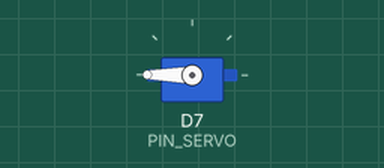
Recording of a sketch running on a simulated ESP8266 (NodeMCU). Parts: servo. WiFi joins after 1.5 s; servers stay silent unless stated; network time is answered at once with the bench clock; the local clock reads 2024-03-15 10:24:30 at power-on unless the sketch sets it; what the sketch prints to the serial monitor is not drawn.

Above: at 2.85 s.
At 15.1 s:
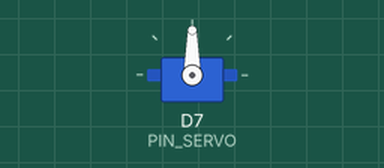
Timing chart, 0 to 18.8 s (numbered marks = the images above):
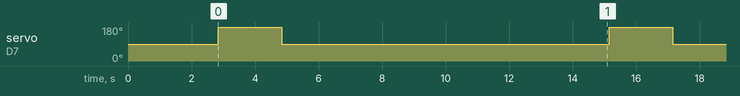

The sketch:

servo_sleep_test.ino
```cpp
#include <ESP8266WiFi.h>
#include <WiFiUdp.h>
#include <NTPClient.h>
#include <Servo.h>
#include <Wire.h>
#include <RTClib.h>

// --- WiFi Settings ---
const char* WIFI_SSID = "Rana Family";
const char* WIFI_PASS = "jc766371p";

// --- NTP Settings ---
#define IST_OFFSET 19800 // UTC+5:30
WiFiUDP ntpUDP;
NTPClient ntp(ntpUDP, "pool.ntp.org", IST_OFFSET, 60000);

// --- Servo Settings ---
#define PIN_SERVO D7   // NodeMCU D4 (GPIO2)
#define SERVO_STOP 90  // 90 stops a 360 continuous rotation servo
#define SERVO_SPIN 180 // 180 spins forward (0 spins backward)
// --- RTC ---
RTC_DS1307 rtc;

Servo myServo;

void setup() {
  Serial.begin(115200);
  delay(1000);
  Serial.println("\n\n=== 360 Servo Low Power Test ===");

  // 0. Initialize I2C and RTC
  Wire.begin();
  if (!rtc.begin()) {
    Serial.println("❌ DS1307 (HW-111) NOT FOUND! Check connections (SDA=D2, SCL=D1).");
    while (1) yield();
  }
  Serial.println("✅ DS1307 (HW-111) RTC found.");

  // 1. Initial Servo Stop (ensure it doesn't spin on boot)
  myServo.attach(PIN_SERVO);
  myServo.write(SERVO_STOP);
  delay(300);
  myServo.detach(); // Detach to save power and stop PWM jitter

  // 2. Connect to WiFi
  Serial.printf("📶 Connecting to WiFi: %s ", WIFI_SSID);
  WiFi.mode(WIFI_STA);
  WiFi.begin(WIFI_SSID, WIFI_PASS);

  int attempts = 0;
  while (WiFi.status() != WL_CONNECTED && attempts < 20) {
    delay(500);
    Serial.print(".");
    attempts++;
  }

  // 3. Sync time if connected
  if (WiFi.status() == WL_CONNECTED) {
    Serial.println("\n✅ WiFi connected!");
    Serial.println("🌐 Syncing time from NTP server...");

    ntp.begin();
    if (ntp.forceUpdate()) {
      DateTime t(ntp.getEpochTime());
      rtc.adjust(t);
      Serial.println("✅ Time successfully synced from NTP to RTC!");
    } else {
      Serial.println("⚠️ NTP sync failed.");
    }
    ntp.end();
  }

  // 4. Disconnect WiFi to save power (Modem Sleep equivalent)
  Serial.println("💤 Turning off WiFi to save power...");
  WiFi.disconnect(true);
  WiFi.mode(WIFI_OFF);

  Serial.println("\n▶️ Starting Servo Loop...\n");
}

void loop() {
  DateTime now = rtc.now();
  Serial.printf("\n⏱️ Current RTC Time: %04d-%02d-%02d %02d:%02d:%02d\n",
                now.year(), now.month(), now.day(),
                now.hour(), now.minute(), now.second());

  Serial.println("⚙️ Waking up: Rotating 360 servo...");

  // Attach and rotate servo
  myServo.attach(PIN_SERVO);
  myServo.write(SERVO_SPIN);

  // Let it rotate for 2 seconds
  delay(2000);

  // Stop servo
  Serial.println("🛑 Stopping servo...");
  myServo.write(SERVO_STOP);
  delay(300); // Give it time to register the stop signal

  // Detach servo completely to cut off PWM signal
  // This ensures 0 power consumption from the control signal and no drifting/jittering
  myServo.detach();

  // Sleep duration (You mentioned 5s and 10s, setting to 10 seconds here)
  Serial.println("💤 Sleeping for 10 seconds...");
  delay(10000);
}
```

Measured:
- by itself, servo on D7 (PIN_SERVO): alternates 180° for 2.0 s and 90° for 10.3 s
